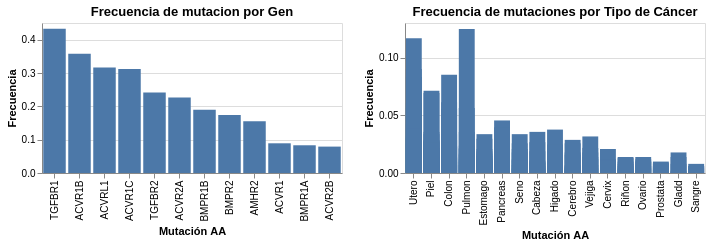

This figure's notebook cell:
### Code cell
# Crear el histograma
gen_freq=alt.Chart(mutation_frequencies).mark_bar(
        ).encode(
            x=alt.X('Gen_names', title='Mutación AA', sort='-y'),
            y=alt.Y('sum(mutation_frequency):Q', title='Frecuencia'),
            color=alt.Color(scale=alt.Scale(scheme='category20')),
            tooltip=['Gen_names', 'mutation_frequency', 'mutation_count']
        ).properties(
            title='Frecuencia de mutacion por Gen',
            width=300,
        height=150
            )
cancer_freq=alt.Chart(mutation_frequencies_cancer_type).mark_bar(
        ).encode(
            x=alt.X('tipo_cancer', title='Mutación AA', sort='-y'),
            y=alt.Y('sum(mutation_frequency):Q', title='Frecuencia'),
            color=alt.Color(scale=alt.Scale(scheme='category20')),
            tooltip=['tipo_cancer', 'mutation_count','mutation_frequency']
        ).properties(
            title='Frecuencia de mutaciones por Tipo de Cáncer',
            width=300,
            height=150
        )
gen_freq|cancer_freq

### Figure 1 — Vega-Lite specification as saved in the notebook (floating-point values rounded to 4 significant figures; data arrays with more than 128 entries replaced by an {"elided": "..."} marker saying what was removed)
{"config": {"view": {"continuousWidth": 300, "continuousHeight": 300}}, "hconcat": [{"data": {"name": "data-875ffbeae22f235c579cfbe3e5c5e4e0"}, "mark": {"type": "bar"}, "encoding": {"color": {"scale": {"scheme": "category20"}}, "tooltip": [{"field": "Gen_names", "type": "nominal"}, {"field": "mutation_frequency", "type": "quantitative"}, {"field": "mutation_count", "type": "quantitative"}], "x": {"field": "Gen_names", "sort": "-y", "title": "Mutación AA", "type": "nominal"}, "y": {"aggregate": "sum", "field": "mutation_frequency", "title": "Frecuencia", "type": "quantitative"}}, "height": 150, "title": "Frecuencia de mutacion por Gen", "width": 300}, {"data": {"name": "data-f37aa4b2609e538e60c754dfecdf698f"}, "mark": {"type": "bar"}, "encoding": {"color": {"scale": {"scheme": "category20"}}, "tooltip": [{"field": "tipo_cancer", "type": "nominal"}, {"field": "mutation_count", "type": "quantitative"}, {"field": "mutation_frequency", "type": "quantitative"}], "x": {"field": "tipo_cancer", "sort": "-y", "title": "Mutación AA", "type": "nominal"}, "y": {"aggregate": "sum", "field": "mutation_frequency", "title": "Frecuencia", "type": "quantitative"}}, "height": 150, "title": "Frecuencia de mutaciones por Tipo de Cáncer", "width": 300}], "$schema": "https://vega.github.io/schema/vega-lite/v5.16.3.json", "datasets": {"data-875ffbeae22f235c579cfbe3e5c5e4e0": [{"Gen_names": "ACVR1", "mutation_count": 90, "mutation_frequency": 0.08911}, {"Gen_names": "ACVR1B", "mutation_count": 361, "mutation_frequency": 0.3574}, {"Gen_names": "ACVR1C", "mutation_count": 315, "mutation_frequency": 0.3119}, {"Gen_names": "ACVR2A", "mutation_count": 229, "mutation_frequency": 0.2267}, {"Gen_names": "ACVR2B", "mutation_count": 80, "mutation_frequency": 0.07921}, {"Gen_names": "ACVRL1", "mutation_count": 320, "mutation_frequency": 0.3168}, {"Gen_names": "AMHR2", "mutation_count": 157, "mutation_frequency": 0.1554}, {"Gen_names": "BMPR1A", "mutation_count": 84, "mutation_frequency": 0.08317}, {"Gen_names": "BMPR1B", "mutation_count": 192, "mutation_frequency": 0.1901}, {"Gen_names": "BMPR2", "mutation_count": 176, "mutation_frequency": 0.1743}, {"Gen_names": "TGFBR1", "mutation_count": 437, "mutation_frequency": 0.4327}, {"Gen_names": "TGFBR2", "mutation_count": 244, "mutation_frequency": 0.2416}], "data-f37aa4b2609e538e60c754dfecdf698f": {"elided": "186 records"}}}
